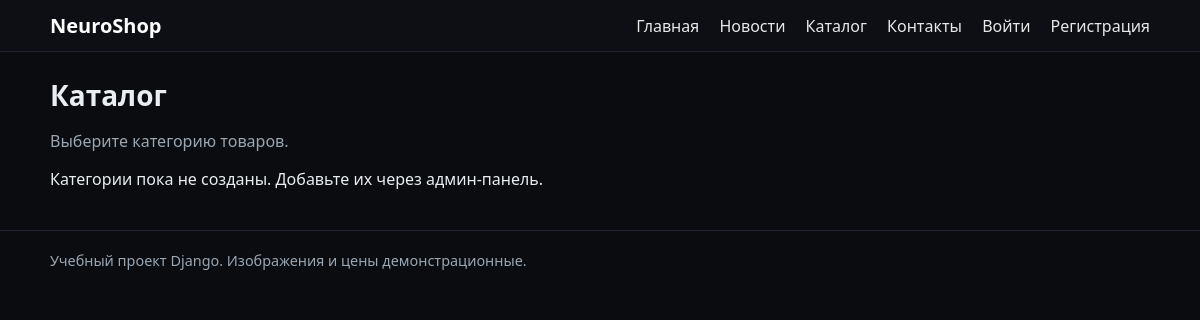
Page /catalog/ on the earlier database version.
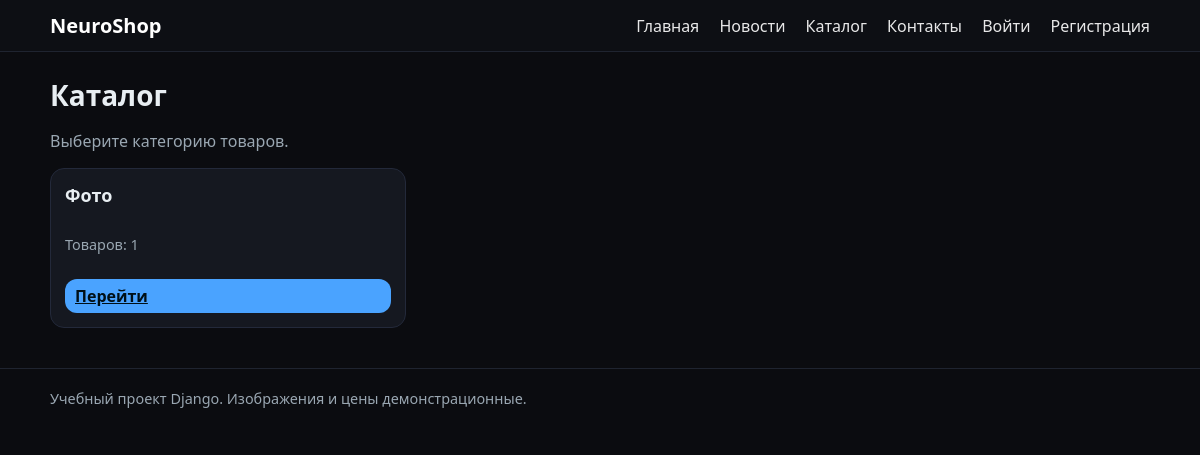
Same page on the later database version.
### store/models.py (models this page shows, shortened)
class Category(models.Model):
    name = models.CharField("Название категории", max_length=200)
    slug = models.SlugField("Слаг", unique=True)
    class Meta:
        ordering = ["name"]
        verbose_name = "Категория"
        verbose_name_plural = "Категории"

### store/views.py (the view)
# urls.py: path("catalog/", views.category_list, name="category_list"),
def category_list(request):
    categories = Category.objects.all()
    return render(request, "store/category_list.html", {"categories": categories})

### store/cart.py (called while the page is built)
    def total_qty(self):
        if not self.cart_obj:
            return 0
        return sum(item.qty for item in self.cart_obj.items.all())

    def total_price(self):
        if not self.cart_obj:
            return Decimal("0.00")
        return sum(item.subtotal for item in self.cart_obj.items.all())

### store/context_processors.py (called while the page is built)
def cart_summary(request):
    cart = Cart(request)
    return {
        "cart_total_qty": cart.total_qty(),
        "cart_total_price": cart.total_price(),
    }

### templates/store/category_list.html (shortened to what this page needs)
{% extends "base.html" %}
{% block content %}
<h1>Каталог</h1>
<p class="muted">Выберите категорию товаров.</p>
{% if categories %}
  <div class="grid-3">
    {% for c in categories %}
      <div class="card">
        <div class="card-body">
          <h3 class="card-title">{{ c.name }}</h3>
          <p class="small muted">Товаров: {{ c.products.count }}</p>
          <a class="btn btn-sm" href="{% url 'store:category_detail' c.slug %}">Перейти</a>
        </div>
      </div>
    {% endfor %}
  </div>
{% else %}
  <p>Категории пока не созданы. Добавьте их через админ-панель.</p>
{% endif %}
{% endblock %}

Differences in the rows shown:
added Category: name "Фото", products.count "1"
Other differences:
text no longer shown: "Категории пока не созданы. Добавьте их через админ-панель."
